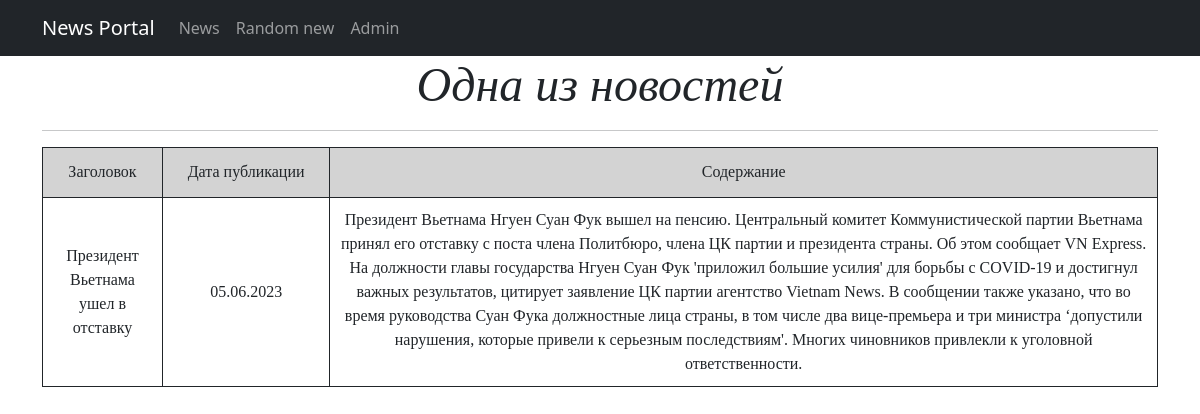
Page /news/4 on the committed database.
### news/models.py (models this page shows, shortened)
class Post(models.Model):
    news = 'NE'
    article = 'AR'
    name = models.CharField(max_length=255)
    type = models.CharField(max_length=2, choices=TYPE_OF_NEW, default=news)
    datetime_in = models.DateTimeField(auto_now_add=True)
    content = models.TextField()
    category = models.ManyToManyField('Category', through='PostCategories')
    author = models.ForeignKey('Author', on_delete=models.CASCADE)
    rating = models.IntegerField(default=0)

### news/views.py (the view)
# urls.py: path('<int:id>', PostDetail.as_view()),
class PostDetail(DetailView):
    model = Post
    template_name = 'new.html'
    context_object_name = 'new'
    pk_url_kwarg = 'id'

### news/templatetags/custom_filters.py (called while the page is built)
@register.filter()
def censor(value, censor_words=CENSOR_WORDS, symbols=SYMBOLS):
    if isinstance(value, str):
        for i in value.split():
            count = 0
            if not i.isalnum():
                for j in symbols:
                    if j in i:
                        count += 1
            if i[:len(i) - count].lower() in censor_words:
                value = value.replace(i[:len(i) - count], i[0] + '*' * (len(i) - 1 - count))
    else:
        try:
            raise AttributeError
        except AttributeError:
            print("AttributeError")
    return value

### news/templatetags/custom_tags.py (called while the page is built)
@register.simple_tag()
def random_new_id():
    return randint(1, len(Post.objects.all()))

### templates/new.html (shortened to what this page needs)
{% extends 'flatpages/default.html' %}
{% load static %}
{% load custom_filters %}
{% block content %}
<link rel="stylesheet" type='text/css' href="{% static 'css/news-styles.css' %}">
<h1>Одна из новостей</h1>
<hr>
<table>
		<tr class="table-head">
			<td>Заголовок</td>
			<td class="date-time-collumn">Дата публикации</td>
			<td>Содержание</td>
		</tr>
		<tr>
			<td>{{ new.name|censor }}</td>
			<td>{{ new.datetime_in|date:'d.m.Y' }}</td>
			<td>{{ new.content|censor }}</td>
		</tr>
</table>
{% endblock content %}

### static/css/news-styles.css (style rules this page uses)
h1 { font-style: italic; font-family: fantasy; font-size: 3em; }
td { border: 1px solid; padding: 10px; }
table { width: 100%; font-family: serif; }
.table-head { background-color: lightgray; height: 50px; }
.date-time-collumn { width: 15%; }

### rows in the picture
Post: name|censor "Президент Вьетнама ушел в отставку", datetime_in "05.06.2023", content|censor "Президент Вьетнама Нгуен Суан Фук вышел на пенсию. Центральный комитет Коммунистической партии Вьетнама принял его отставку с поста члена Политбюро, члена ЦК партии и президента страны. Об этом сообщает VN Express. На должности главы государства Нгуен Суан Фук 'приложил большие усилия' для борьбы с COVID-19 и достигнул важных результатов, цитирует заявление ЦК партии агентство Vietnam News. В сообщении также указано, что во время руководства Суан Фука должностные лица страны, в том числе два вице-премьера и три министра ‘допустили нарушения, которые привели к серьезным последствиям'. Многих чиновников привлекли к уголовной ответственности."
